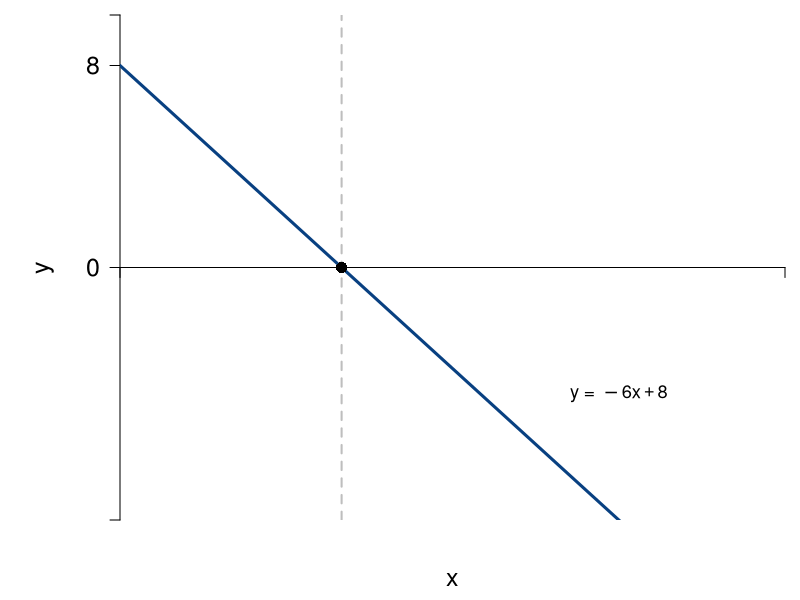

The R source for this figure:
#Graph Designer: Scott Cohn
#Authors: Bowles and Halliday
#Title: Coordination, Conflict and Competition: A Text in Microeconomics

library(shape)
pdf(file = "mathappendix/function_and_deriv_2.pdf", width = 8, height = 6)
par(mar=c(4,6,0.75,0.75))

#Set parameters for graphics
axislabelsize <- 1.5
labelsize <- 1.1
graphlinewidth <- 3
segmentlinewidth <- 2

COL <- c("#7fc97f", "#beaed4", "#fdc086", "#ffff99", "#386cb0", "#f0027f", "#bf5b17", "#666666")
COLA <- c("#e0f3db", "#99d8c9","#66c2a4","#41ae76", "#238b45", "#005824")
COLB <- c("#4eb3d3", "#2b8cbe", "#0868ac","#084081")

xlims <- c(0, 4)
ylims <- c(-10, 10)

npts <- 501 
x <- seq(xlims[1], xlims[2], length.out = npts)
y <- seq(ylims[1], ylims[2], length.out = npts) 

plot(0, 0, xlim = xlims, ylim = ylims, type = "n",
     xlab = expression(paste("")),
     ylab = expression(paste("")), 
     xaxt = "n", 
     yaxt = "n", 
     cex.lab = axislabelsize, 
     bty = "n", 
     xaxs="i", 
     yaxs="i"
)

ticksx <- c(xlims[1], xlims[2])
xlabels <- c(NA, NA)
ticksy <- c(ylims[1], 0, 8, ylims[2])
ylabels <- c(NA, 0, 8, NA)

axis(1, at = ticksx,  pos = 0, labels = xlabels, cex.axis = axislabelsize)
axis(2, at = ticksy,  pos = 0, labels = ylabels, las = 1, cex.axis = axislabelsize)

npts <- 500 
xx1 <- seq(xlims[1], xlims[2], length.out = npts)
xx2 <-seq(xlims[1], xlims[2] - 4, length.out = npts)
xx3 <- seq(xlims[1], 0, length.out = npts)

#Axis labels
mtext(expression(paste("", x)), side = 1, line = 2.5, cex = axislabelsize)
text(-.45, 0, expression(paste("", y)), xpd = TRUE, cex = axislabelsize, srt = 90) 

#equations:
eq <- function(x){
  -6*x + 8
}


# segments
segments(1.333, -10, 1.333, 10, lty = 2, col = "gray", lwd = segmentlinewidth)

# lines
lines(xx1, eq(xx1), col = COLB[4], lwd = graphlinewidth)

# points
points(1.333, 0, pch = 16, col = "black", cex = 1.5)

# label function
text(3, -5, expression("y = " -6*x + 8),  xpd = TRUE, cex = labelsize)

dev.off()
